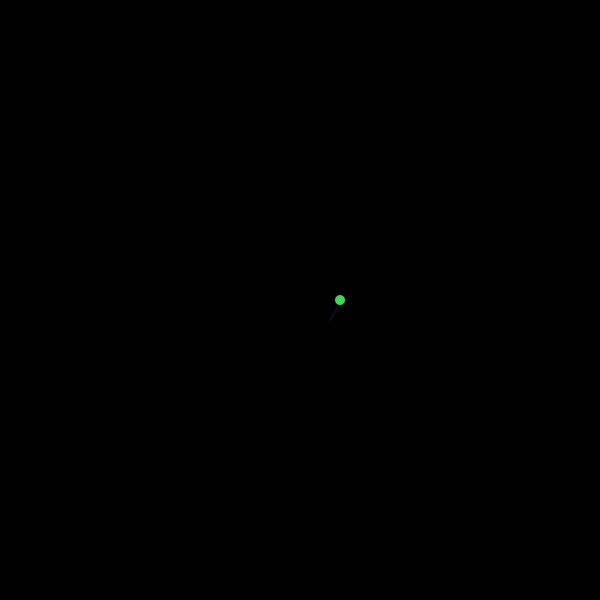
Frame 1 (no input)
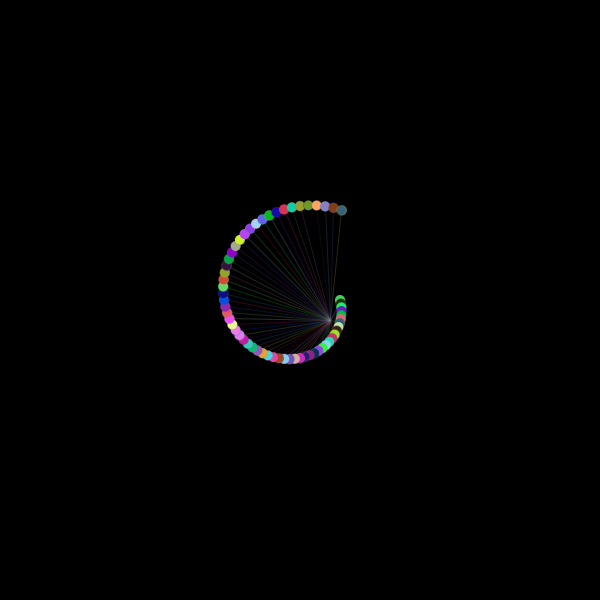
Frame 60 (the mouse pressed at the canvas centre just before this capture)
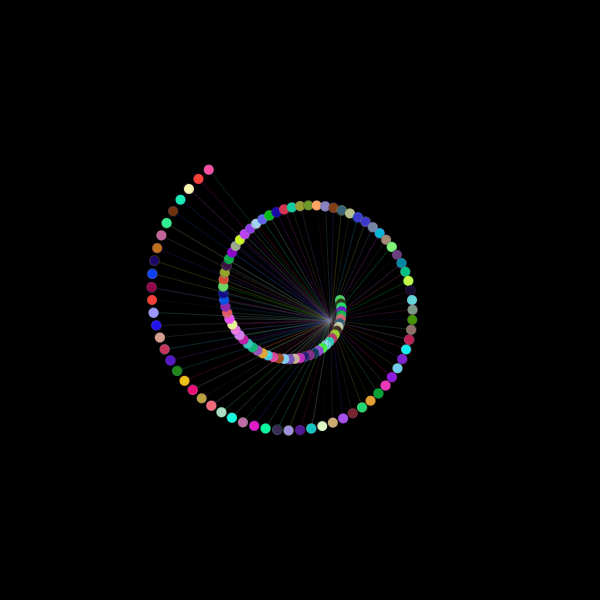
Frame 120 (the mouse held since frame 60 and released just before this capture)

The Processing sketch that drew these frames (run headless with seeded random() and noise(); from frame 60 on, the mouse is pressed at the canvas centre):

// Processing sketch: processing_70332
// ── processing_70332.pde

float inc; 
float xPos;
float yPos;
float rad; 

void setup(){
  background (0);
  size(600,600);
  smooth();
  inc = 0;
  rad = 40;
}

void draw(){
  translate(width/2, height/2);
  
  
  xPos = cos(radians(inc)) * rad; 
  yPos = sin(radians(inc)) * rad;
  
  
  stroke(random(0,255),random(0,255),random(0,255),50);
  line (30,20,xPos, yPos);
  fill(random(0,255),random(0,255),random(0,255));
  ellipse (xPos, yPos, 10, 10);
  
  inc += 5;
  rad += 1;

}
